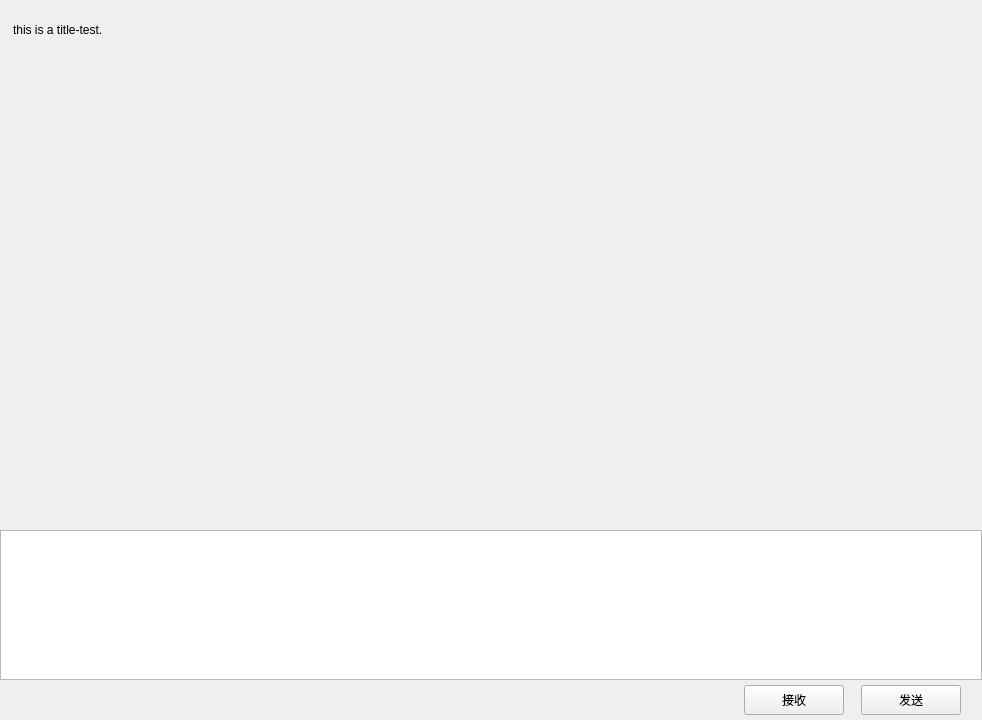
<?xml version="1.0" encoding="UTF-8"?>
<ui version="4.0">
 <class>ChatPage</class>
 <widget class="QWidget" name="ChatPage">
  <property name="geometry">
   <rect>
    <x>0</x>
    <y>0</y>
    <width>982</width>
    <height>720</height>
   </rect>
  </property>
  <property name="windowTitle">
   <string>Form</string>
  </property>
  <layout class="QVBoxLayout" name="verticalLayout">
   <property name="spacing">
    <number>0</number>
   </property>
   <property name="leftMargin">
    <number>0</number>
   </property>
   <property name="topMargin">
    <number>0</number>
   </property>
   <property name="rightMargin">
    <number>0</number>
   </property>
   <property name="bottomMargin">
    <number>0</number>
   </property>
   <item>
    <widget class="QWidget" name="chat_data_wid" native="true">
     <layout class="QVBoxLayout" name="verticalLayout_4">
      <property name="spacing">
       <number>0</number>
      </property>
      <property name="leftMargin">
       <number>0</number>
      </property>
      <property name="topMargin">
       <number>0</number>
      </property>
      <property name="rightMargin">
       <number>0</number>
      </property>
      <property name="bottomMargin">
       <number>0</number>
      </property>
      <item>
       <widget class="QWidget" name="title_wid" native="true">
        <property name="minimumSize">
         <size>
          <width>0</width>
          <height>60</height>
         </size>
        </property>
        <property name="maximumSize">
         <size>
          <width>16777215</width>
          <height>60</height>
         </size>
        </property>
        <layout class="QVBoxLayout" name="verticalLayout_5">
         <property name="spacing">
          <number>7</number>
         </property>
         <property name="leftMargin">
          <number>11</number>
         </property>
         <property name="topMargin">
          <number>2</number>
         </property>
         <property name="rightMargin">
          <number>2</number>
         </property>
         <property name="bottomMargin">
          <number>2</number>
         </property>
         <item>
          <widget class="QWidget" name="widget_2" native="true">
           <layout class="QHBoxLayout" name="horizontalLayout_3">
            <property name="spacing">
             <number>7</number>
            </property>
            <property name="leftMargin">
             <number>2</number>
            </property>
            <property name="topMargin">
             <number>2</number>
            </property>
            <property name="rightMargin">
             <number>2</number>
            </property>
            <property name="bottomMargin">
             <number>2</number>
            </property>
            <item>
             <widget class="QLabel" name="title_lb">
              <property name="text">
               <string>this is a title-test.</string>
              </property>
             </widget>
            </item>
           </layout>
          </widget>
         </item>
        </layout>
       </widget>
      </item>
      <item>
       <widget class="ChatView" name="chat_data_list" native="true"/>
      </item>
      <item>
       <widget class="QWidget" name="tool_wid" native="true">
        <property name="minimumSize">
         <size>
          <width>0</width>
          <height>40</height>
         </size>
        </property>
        <property name="maximumSize">
         <size>
          <width>16777215</width>
          <height>40</height>
         </size>
        </property>
        <layout class="QHBoxLayout" name="horizontalLayout_4">
         <property name="spacing">
          <number>7</number>
         </property>
         <property name="leftMargin">
          <number>2</number>
         </property>
         <property name="topMargin">
          <number>2</number>
         </property>
         <property name="rightMargin">
          <number>2</number>
         </property>
         <property name="bottomMargin">
          <number>2</number>
         </property>
         <item>
          <spacer name="horizontalSpacer_2">
           <property name="orientation">
            <enum>Qt::Horizontal</enum>
           </property>
           <property name="sizeType">
            <enum>QSizePolicy::Fixed</enum>
           </property>
           <property name="sizeHint" stdset="0">
            <size>
             <width>5</width>
             <height>20</height>
            </size>
           </property>
          </spacer>
         </item>
         <item>
          <widget class="ClickedLabel" name="emo_lb">
           <property name="minimumSize">
            <size>
             <width>25</width>
             <height>25</height>
            </size>
           </property>
           <property name="maximumSize">
            <size>
             <width>25</width>
             <height>25</height>
            </size>
           </property>
           <property name="text">
            <string/>
           </property>
          </widget>
         </item>
         <item>
          <spacer name="horizontalSpacer_4">
           <property name="orientation">
            <enum>Qt::Horizontal</enum>
           </property>
           <property name="sizeType">
            <enum>QSizePolicy::Fixed</enum>
           </property>
           <property name="sizeHint" stdset="0">
            <size>
             <width>5</width>
             <height>20</height>
            </size>
           </property>
          </spacer>
         </item>
         <item>
          <widget class="ClickedLabel" name="file_lb">
           <property name="minimumSize">
            <size>
             <width>25</width>
             <height>25</height>
            </size>
           </property>
           <property name="maximumSize">
            <size>
             <width>25</width>
             <height>25</height>
            </size>
           </property>
           <property name="text">
            <string/>
           </property>
          </widget>
         </item>
         <item>
          <spacer name="horizontalSpacer_3">
           <property name="orientation">
            <enum>Qt::Horizontal</enum>
           </property>
           <property name="sizeHint" stdset="0">
            <size>
             <width>40</width>
             <height>20</height>
            </size>
           </property>
          </spacer>
         </item>
        </layout>
       </widget>
      </item>
      <item>
       <widget class="MessageTextEdit" name="chatEdit">
        <property name="minimumSize">
         <size>
          <width>0</width>
          <height>150</height>
         </size>
        </property>
        <property name="maximumSize">
         <size>
          <width>16777215</width>
          <height>150</height>
         </size>
        </property>
       </widget>
      </item>
      <item>
       <widget class="QWidget" name="send_wid" native="true">
        <property name="minimumSize">
         <size>
          <width>0</width>
          <height>40</height>
         </size>
        </property>
        <property name="maximumSize">
         <size>
          <width>16777215</width>
          <height>40</height>
         </size>
        </property>
        <layout class="QHBoxLayout" name="horizontalLayout_5">
         <property name="spacing">
          <number>7</number>
         </property>
         <property name="leftMargin">
          <number>11</number>
         </property>
         <property name="topMargin">
          <number>2</number>
         </property>
         <property name="rightMargin">
          <number>11</number>
         </property>
         <property name="bottomMargin">
          <number>2</number>
         </property>
         <item>
          <spacer name="horizontalSpacer_5">
           <property name="orientation">
            <enum>Qt::Horizontal</enum>
           </property>
           <property name="sizeHint" stdset="0">
            <size>
             <width>40</width>
             <height>20</height>
            </size>
           </property>
          </spacer>
         </item>
         <item>
          <widget class="ClickedBtn" name="receive_btn">
           <property name="minimumSize">
            <size>
             <width>100</width>
             <height>30</height>
            </size>
           </property>
           <property name="maximumSize">
            <size>
             <width>100</width>
             <height>30</height>
            </size>
           </property>
           <property name="text">
            <string>接收</string>
           </property>
          </widget>
         </item>
         <item>
          <spacer name="horizontalSpacer_7">
           <property name="orientation">
            <enum>Qt::Horizontal</enum>
           </property>
           <property name="sizeType">
            <enum>QSizePolicy::Fixed</enum>
           </property>
           <property name="sizeHint" stdset="0">
            <size>
             <width>10</width>
             <height>20</height>
            </size>
           </property>
          </spacer>
         </item>
         <item>
          <widget class="ClickedBtn" name="send_btn">
           <property name="minimumSize">
            <size>
             <width>100</width>
             <height>30</height>
            </size>
           </property>
           <property name="maximumSize">
            <size>
             <width>100</width>
             <height>30</height>
            </size>
           </property>
           <property name="text">
            <string>发送</string>
           </property>
          </widget>
         </item>
         <item>
          <spacer name="horizontalSpacer_6">
           <property name="orientation">
            <enum>Qt::Horizontal</enum>
           </property>
           <property name="sizeType">
            <enum>QSizePolicy::Fixed</enum>
           </property>
           <property name="sizeHint" stdset="0">
            <size>
             <width>10</width>
             <height>20</height>
            </size>
           </property>
          </spacer>
         </item>
        </layout>
       </widget>
      </item>
     </layout>
    </widget>
   </item>
  </layout>
 </widget>
 <customwidgets>
  <customwidget>
   <class>ClickedBtn</class>
   <extends>QPushButton</extends>
   <header location="global">clickedbtn.h</header>
  </customwidget>
  <customwidget>
   <class>ClickedLabel</class>
   <extends>QLabel</extends>
   <header location="global">clickedlabel.h</header>
  </customwidget>
  <customwidget>
   <class>ChatView</class>
   <extends>QWidget</extends>
   <header>chatview.h</header>
   <container>1</container>
  </customwidget>
  <customwidget>
   <class>MessageTextEdit</class>
   <extends>QTextEdit</extends>
   <header location="global">messagetextedit.h</header>
  </customwidget>
 </customwidgets>
 <resources/>
 <connections/>
</ui>
